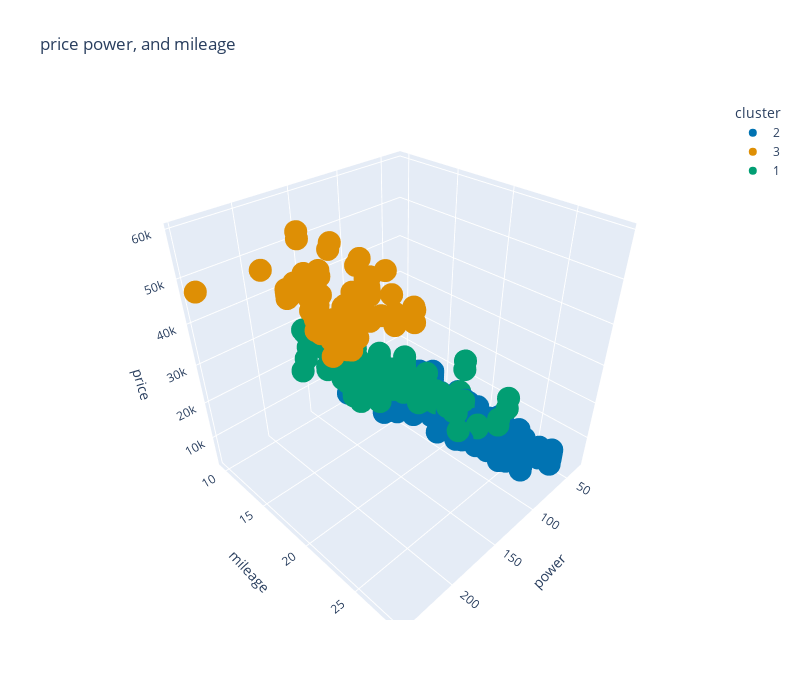

The cell this chart's notebook holds for it:
### Code cell
fig = px.scatter_3d(df, x='power', z='price', y='mileage',color='cluster',
                    height=700, width=800,color_discrete_sequence=sns.color_palette('colorblind',n_colors=8,desat=1).as_hex(),
                   title='price power, and mileage')
fig.show()

### Figure 1 — Plotly figure (JSON) as saved in the notebook; plotly's stock layout.template omitted (floating-point values rounded to 4 significant figures; data arrays with more than 128 entries replaced by an {"elided": "..."} marker saying what was removed)
{"data": [{"hovertemplate": "cluster=2<br>power=%{x}<br>mileage=%{y}<br>price=%{z}<extra></extra>", "legendgroup": "2", "marker": {"color": "#0173b2", "symbol": "circle"}, "mode": "markers", "name": "2", "scene": "scene", "showlegend": true, "type": "scatter3d", "x": {"elided": "595 float values"}, "y": {"elided": "595 float values"}, "z": {"elided": "595 float values"}}, {"hovertemplate": "cluster=3<br>power=%{x}<br>mileage=%{y}<br>price=%{z}<extra></extra>", "legendgroup": "3", "marker": {"color": "#de8f05", "symbol": "circle"}, "mode": "markers", "name": "3", "scene": "scene", "showlegend": true, "type": "scatter3d", "x": [170.6, 170.6, 174.6, 174.6, 175.6, 139.1, 151.9, 177.5, 174.6, 141.0, 141.0, 147.9, 147.9, 174.6, 146.0, 174.6, 246.6, 146.0, 174.6, 147.9, 170.6, 177.5, 177.5, 177.5, 174.6, 174.6, 177.5, 174.6, 147.9, 147.9, 174.6, 174.6, 174.6, 174.6, 163.7, 163.7, 174.6, 197.3, 157.8, 157.8, 146.0, 187.4, 187.4, 184.4, 189.4, 178.5, 187.4, 182.5, 182.5, 177.5, 177.5, 177.5, 177.5, 147.9, 177.5, 189.4, 187.4, 189.4, 189.4, 164.7, 175.6, 175.6, 175.6, 175.6, 175.6, 175.6], "y": [16.3, 16.3, 13.8, 13.8, 12.05, 17.06, 14.4, 13.7, 18.19, 20.38, 20.38, 19.2, 19.2, 18.19, 18.19, 18.19, 10, 15.73, 15.73, 16.9, 17.1, 14.12, 14.67, 13.7, 18.19, 18.19, 14.67, 18.19, 16.81, 16.81, 12.9, 14.24, 14.24, 12.9, 10.26, 10.01, 12.9, 10.91, 12.62, 12.62, 16.25, 20.68, 20.68, 17.05, 16.3, 21.7, 19.62, 16.38, 16.38, 17.42, 17.42, 17.42, 17.42, 16.8, 16, 14.41, 19.19, 14.41, 14.41, 9.62, 23.2, 10.77, 10.77, 10.77, 10.77, 10.77], "z": [37520, 38640, 38290.0, 41040.0, 42980.0, 39403, 39580.0, 40590.0, 44090.0, 42300.0, 45100.0, 40890.0, 43690.0, 46190.0, 51500.0, 46190.0, 47700.0, 51480.0, 55890.0, 48950.0, 34986, 36390.0, 38910.0, 43390.0, 46890.0, 42410.0, 36390.0, 39890.0, 38766, 44674, 44870, 42266, 45024, 47530, 41678, 39452, 47880, 48580, 45262, 40880, 47586, 49280, 55020, 59360, 53620, 53907, 57960, 37760.0, 33930.0, 42301, 46501, 36386, 40586, 45962, 41468, 48860, 52360, 57960, 59360, 37702, 53032, 40650.0, 39697, 41350.0, 41900.0, 41335]}, {"hovertemplate": "cluster=1<br>power=%{x}<br>mileage=%{y}<br>price=%{z}<extra></extra>", "legendgroup": "1", "marker": {"color": "#029e73", "symbol": "circle"}, "mode": "markers", "name": "1", "scene": "scene", "showlegend": true, "type": "scatter3d", "x": {"elided": "179 float values"}, "y": {"elided": "179 float values"}, "z": {"elided": "179 float values"}}], "layout": {"height": 700, "legend": {"title": {"text": "cluster"}, "tracegroupgap": 0}, "scene": {"domain": {"x": [0, 1], "y": [0, 1]}, "xaxis": {"title": {"text": "power"}}, "yaxis": {"title": {"text": "mileage"}}, "zaxis": {"title": {"text": "price"}}}, "title": {"text": "price power, and mileage"}, "width": 800}}
